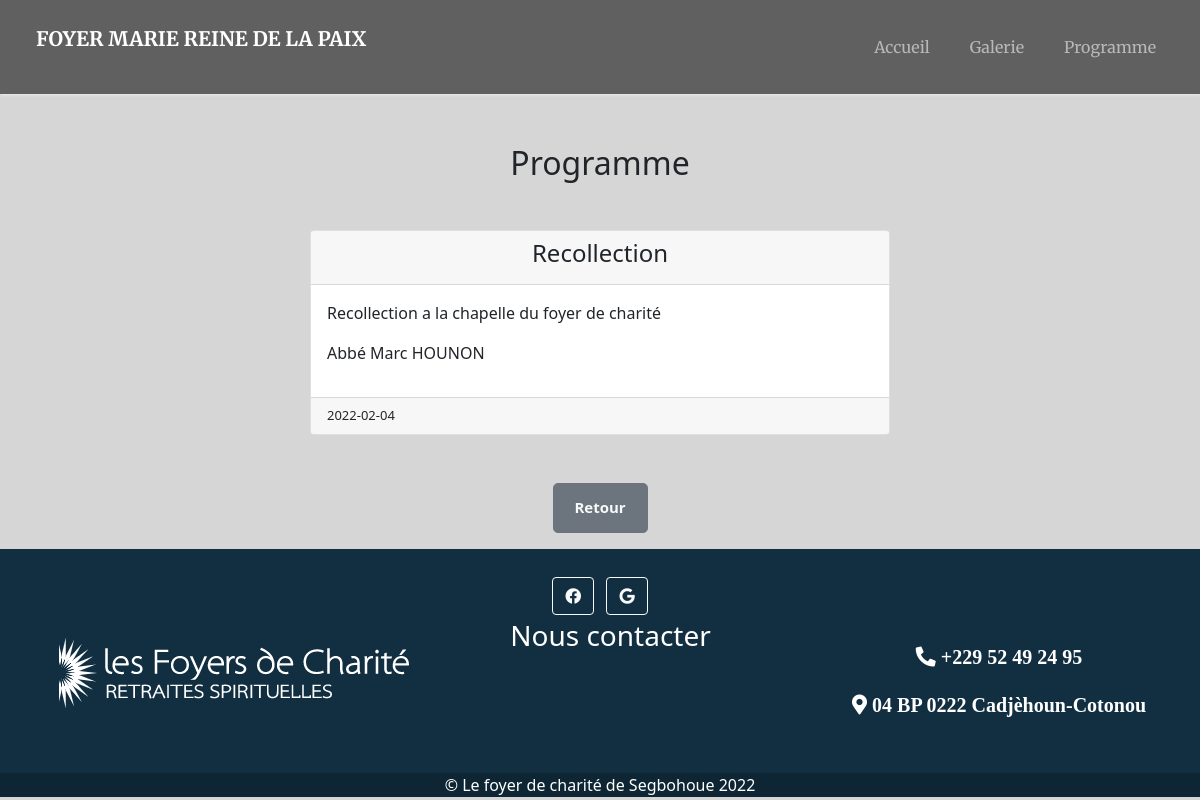
Page /EditProgramme.php?id=14 on the committed database.
### tables this page shows
CREATE TABLE IF NOT EXISTS `programme` (
  `id` int(11) NOT NULL AUTO_INCREMENT,
  `Nom` varchar(255) NOT NULL,
  `Dateprog` date NOT NULL DEFAULT current_timestamp(),
  `Descriptionprog` text NOT NULL,
  `Predicateur` varchar(255) NOT NULL,
  PRIMARY KEY (`id`)
);

### EditProgramme.php (the view, shortened to what this page needs)
<?php require('Connexion.php');  $id = null; if (!empty($_GET['id'])) { $id = $_REQUEST['id']; }
 if (null == $id) { header("location:Programme.php"); } else
 { $pdo = Database ::connect(); $pdo->setAttribute(PDO::ATTR_ERRMODE, PDO::ERRMODE_EXCEPTION) .
    $sql = "SELECT * FROM programme where id =?";
    $q = $pdo->prepare($sql);
    $q->execute(array($id));
    $données = $q->fetch(PDO::FETCH_ASSOC);
}
?>
<!DOCTYPE html>
<html lang="en">
	<head>
		<link rel="stylesheet" href="https://cdnjs.cloudflare.com/ajax/libs/font-awesome/5.15.3/css/all.min.css" />
		<link rel="stylesheet" href="https://maxcdn.bootstrapcdn.com/font-awesome/4.4.0/css/font-awesome.min.css">
		<link href="assets/css/bootstrap.min.css" rel="stylesheet" />
		<link rel="stylesheet" href="assets/css/stylesprog.css" />
	</head>
	<body class="order-form" style="background-color:#d6d6d6">
	<header>
			<?php require_once('Includes/header.php') ?>
		</header>
		<br>
		<br>
		<br>
		<br>
		<br>
		<br>
        <section>
		<div  class="container-fluid">
			<h2 class="text-center  mb-5">Programme</h2>
				<div class="row row-cols-1 row-cols-md-2 g-3" style="display:flex; justify-content:center;" >
                        <div class="col-mb-5" >
							<div class="card">
								<div class="card-header">
									<h4 class="card-title text-center">
										<?php echo $données['Nom']; ?>
									</h4>
								</div>
								<div class="card-body">
									<p><?php echo $données['Descriptionprog'];?></p>
									<p><?php echo $données['Predicateur'];?></p>
								</div>
								<div class="card-footer bottom-center" style="font-size:13px">
									<?php echo $données['Dateprog'];?>
								</div>
							</div>
						</div>
            	</div>
		</div>
        </section>
		<section>
			<div class="container-fluid">
			<br>
			<br>
			<div class="row">
				<div class="col-mb-5">
					<div class="input-group"  style="display:flex; justify-content:center;">
						<button class="btn btn-secondary btn-lg mb-3" style="display:flex; justify-content:center;align-items:center;font-weight:bold;height: 50px; width:95px;font-size:15px"><a href="Programme.php" class="text-light" style="text-decoration:none">Retour</a></button>
					</div>
				</div>
			</div>
						</div>
		</section>
		<footer class="bg-dark text-light text-left ">
		<?php require_once('Includes/footer.php') ?>
	</footer>
		</body>
		</html>

### assets/css/stylesprog.css (style rules this page uses)
.banner, .order-form { background: center center fixed no-repeat; background-size: cover; height: 800px; }
.order-form { height: 500px; }

### rows in the picture
programme: Nom "Recollection", Descriptionprog "Recollection a la chapelle du foyer de charité", Predicateur "Abbé Marc HOUNON", Dateprog "2022-02-04"
